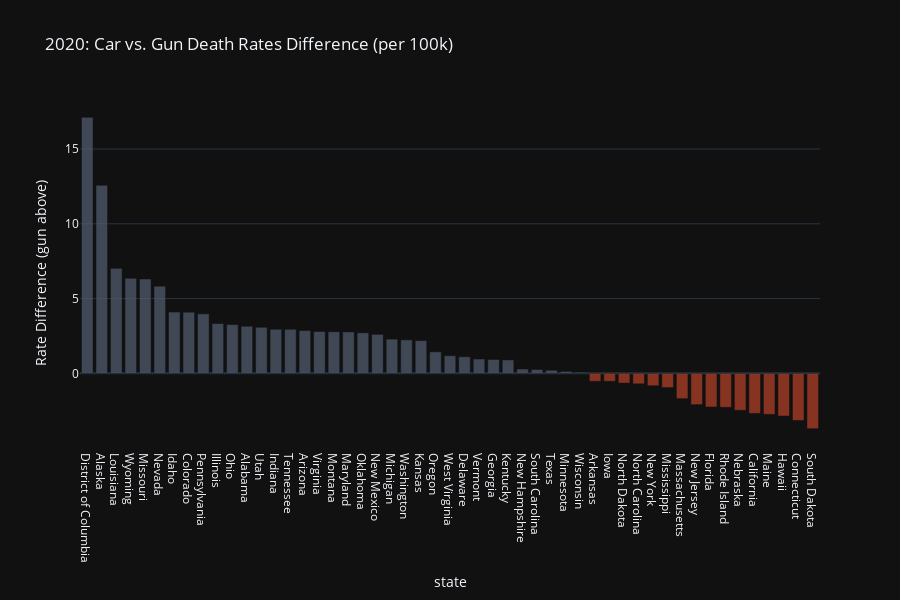

The cell this chart's notebook holds for it:
### Code cell
import numpy as np

_data = gun_v_car_df.query("y == 2020").copy()
_data["rate_diff"] = gun_v_car_df["gun_death_rate"] - gun_v_car_df["car_death_rate"]
_data["_bar_color"] = np.where(_data["rate_diff"]<0, CAR_COLOR, GUN_COLOR)

_data = _data.sort_values("rate_diff", ascending=False)

fig = px.bar(_data,
             x="state", y="rate_diff",
             title="2020: Car vs. Gun Death Rates Difference (per 100k)",
             opacity=0.7,
             labels={ "rate_diff" : "Rate Difference (gun above)", },
             height=600)

fig.update_traces(marker_color=_data["_bar_color"])

### Figure 1 — Plotly figure (JSON) as saved in the notebook; plotly's stock layout.template omitted (floating-point values rounded to 4 significant figures)
{"data": [{"alignmentgroup": "True", "hovertemplate": "state=%{x}<br>Rate Difference (gun above)=%{y}<extra></extra>", "legendgroup": "", "marker": {"color": ["#555f73", "#555f73", "#555f73", "#555f73", "#555f73", "#555f73", "#555f73", "#555f73", "#555f73", "#555f73", "#555f73", "#555f73", "#555f73", "#555f73", "#555f73", "#555f73", "#555f73", "#555f73", "#555f73", "#555f73", "#555f73", "#555f73", "#555f73", "#555f73", "#555f73", "#555f73", "#555f73", "#555f73", "#555f73", "#555f73", "#555f73", "#555f73", "#555f73", "#555f73", "#555f73", "#b8422a", "#b8422a", "#b8422a", "#b8422a", "#b8422a", "#b8422a", "#b8422a", "#b8422a", "#b8422a", "#b8422a", "#b8422a", "#b8422a", "#b8422a", "#b8422a", "#b8422a", "#b8422a"], "opacity": 0.7, "pattern": {"shape": ""}}, "name": "", "offsetgroup": "", "orientation": "v", "showlegend": false, "textposition": "auto", "x": ["District of Columbia", "Alaska", "Louisiana", "Wyoming", "Missouri", "Nevada", "Idaho", "Colorado", "Pennsylvania", "Illinois", "Ohio", "Alabama", "Utah", "Indiana", "Tennessee", "Arizona", "Virginia", "Montana", "Maryland", "Oklahoma", "New Mexico", "Michigan", "Washington", "Kansas", "Oregon", "West Virginia", "Delaware", "Vermont", "Georgia", "Kentucky", "New Hampshire", "South Carolina", "Texas", "Minnesota", "Wisconsin", "Arkansas", "Iowa", "North Dakota", "North Carolina", "New York", "Mississippi", "Massachusetts", "New Jersey", "Florida", "Rhode Island", "Nebraska", "California", "Maine", "Hawaii", "Connecticut", "South Dakota"], "xaxis": "x", "y": [17.12, 12.58, 7.02, 6.36, 6.31, 5.83, 4.1, 4.09, 3.98, 3.33, 3.26, 3.15, 3.08, 2.95, 2.95, 2.86, 2.8, 2.78, 2.77, 2.71, 2.61, 2.29, 2.24, 2.19, 1.44, 1.18, 1.11, 0.96, 0.93, 0.9, 0.29, 0.26, 0.21, 0.13, 0.08, -0.53, -0.53, -0.65, -0.7, -0.83, -0.95, -1.69, -2.09, -2.25, -2.27, -2.47, -2.68, -2.74, -2.85, -3.15, -3.7], "yaxis": "y", "type": "bar"}], "layout": {"xaxis": {"anchor": "y", "domain": [0.0, 1.0], "title": {"text": "state"}}, "yaxis": {"anchor": "x", "domain": [0.0, 1.0], "title": {"text": "Rate Difference (gun above)"}}, "legend": {"tracegroupgap": 0}, "title": {"text": "2020: Car vs. Gun Death Rates Difference (per 100k)"}, "barmode": "relative", "height": 600}}
